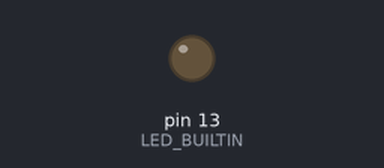
This sketch was run on a simulated Arduino Uno, built with avr-gcc and run on an emulated ATmega328P. On the bench: output pins drawn as LEDs (lit = HIGH). What the sketch prints to the serial monitor is not drawn.

Above: at 0.07 s.
At 2.72 s:
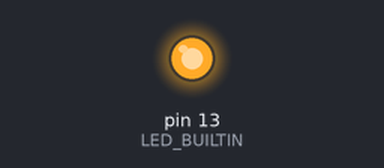
Timing chart, 0 to 3.0 s (numbered marks = the images above):
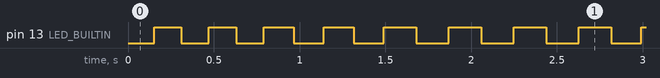

The sketch:

P8ArduinoBasics.ino
```cpp
float t = 0;
float cycleTime = 0;
float frequency = .01;
float maxAmplitude = 1000;
float minAmplitude = 100;
char buff[100];
bool lightOn = false;
float previousMillis;

// the setup function runs once when you press reset or power the board
void setup() {
  // initialize digital pin LED_BUILTIN as an output.
  pinMode(LED_BUILTIN, OUTPUT);
  Serial.begin(9600);
  previousMillis = millis();
}

// the loop function runs over and over again forever
void loop() {
  if (cycleTime > myMap(sin(t), -1, 1, minAmplitude, maxAmplitude)) {
    turnLightState();
    cycleTime = 0;
    previousMillis = millis();
  }
  cycleTime += millis() - previousMillis;
  t += frequency;
  dtostrf(myMap(sin(t), -1.0, 1.0, minAmplitude, maxAmplitude), 6, 8, buff);
  Serial.println(buff);
}

void turnLightState() {
  digitalWrite(LED_BUILTIN, (lightOn) ? LOW : HIGH);
  lightOn = !lightOn;
}

float myMap(float value, float istart, float istop, float ostart, float ostop) {
    return ostart + (ostop - ostart) * ((value - istart) / (istop - istart));
}
```

Measured:
- by itself, pin 13 (LED_BUILTIN): repeats every 0.32 s: LOW 0.16 s, HIGH 0.16 s
